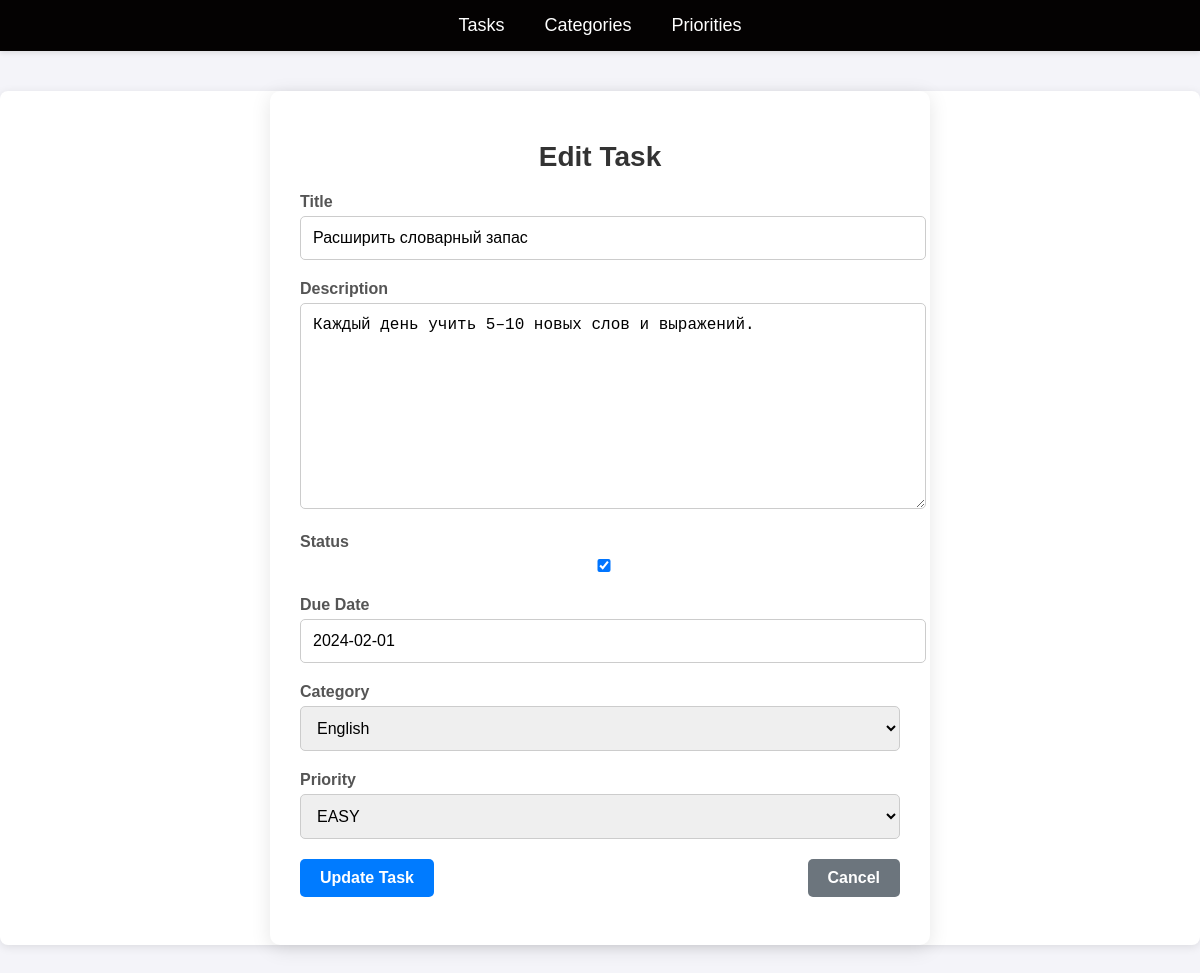
The app's page /task/39/edit/ with its own data.
### task/models.py (models this page shows, shortened)
class Task(models.Model):
    title = models.CharField(max_length=200)
    description = models.TextField(null=True, blank=True)
    status = models.BooleanField(default=False)
    due_date = models.DateField()
    category = models.ForeignKey(
        Category,
        on_delete=models.CASCADE,
        related_name='tasks',
    )
    priority = models.ForeignKey(
        Priority,
        on_delete=models.CASCADE,
        related_name='tasks',
    )

### task/views.py (the view)
# urls.py: path('<int:pk>/edit/', views.edit_task, name='edit-task'),
def edit_task(request, pk):
    task = Task.objects.get(pk=pk)
    if request.method == 'POST':
        form = TaskForm(request.POST, instance=task)
        if form.is_valid():
            form.save()
            return redirect('list-task')
    else:
        form = TaskForm(instance=task)
        return render(request, 'task/edit_task.html', {'form': form})

### task/forms.py
class TaskForm(forms.ModelForm):
    class Meta:
        model = Task
        fields = '__all__'

### task/models.py (called while the page is built)
    def __str__(self):
        return self.name

    def __str__(self):
        return self.name

### templates/task/edit_task.html (shortened to what this page needs)
{% extends 'base.html' %}
{% block content %}
    <div class="form-container">
        <h2>Edit Task</h2>
        <form method="POST">
            <div class="form-group">
                <label for="id_title">Title</label>
                {{ form.title }}
            </div>
            <div class="form-group">
                <label for="id_description">Description</label>
                {{ form.description }}
            </div>
            <div class="form-group">
                <label for="id_status">Status</label>
                {{ form.status }}
            </div>
            <div class="form-group">
                <label for="id_due_date">Due Date</label>
                {{ form.due_date }}
            </div>
            <div class="form-group">
                <label for="id_category">Category</label>
                {{ form.category }}
            </div>
            <div class="form-group">
                <label for="id_priority">Priority</label>
                {{ form.priority }}
            </div>
            <div class="button-group">
                <button type="submit" class="btn btn-primary">
                    Update Task
                </button>
                <a href="{% url 'list-task' %}" class="btn btn-secondary">Cancel</a>
            </div>
        </form>
        <br>
    </div>
{% endblock content %}

### templates/base.html (style rules this page uses)
body { font-family: 'Verdana', sans-serif; margin: 0; padding: 0; background-color: #f4f4f9; color: #333; }
h2 { font-size: 22px; margin-top: 20px; }

### templates/task/edit_task.html (style rules this page uses)
.form-container { max-width: 600px; margin: 40px auto; background-color: #ffffff; padding: 30px; border-radius: 10px; box-shadow: 0 4px 20px rgba(0, 0, 0, 0.1); }
.form-container h2 { text-align: center; margin-bottom: 20px; color: #333; font-size: 28px; font-weight: bold; }
.form-group { margin-bottom: 20px; }
label { display: block; margin-bottom: 5px; font-weight: 600; color: #555; font-size: 16px; }
input, textarea, select { width: 100%; padding: 12px; border-radius: 5px; border: 1px solid #ccc; transition: border-color 0.3s, box-shadow 0.3s; font-size: 16px; }
.button-group { display: flex; justify-content: space-between; margin-top: 20px; }
.btn { padding: 10px 20px; color: white; border: none; border-radius: 5px; text-decoration: none; font-size: 16px; font-weight: bold; cursor: pointer; transition: background-color 0.3s, transform 0.2s; }
.btn-primary { background-color: #007bff; }
.btn-secondary { background-color: #6c757d; }

### records on screen
Task: title "Расширить словарный запас", description "Каждый день учить 5–10 новых слов и выражений.", status "☑", due_date "2024-02-01", category "English", priority "EASY"
